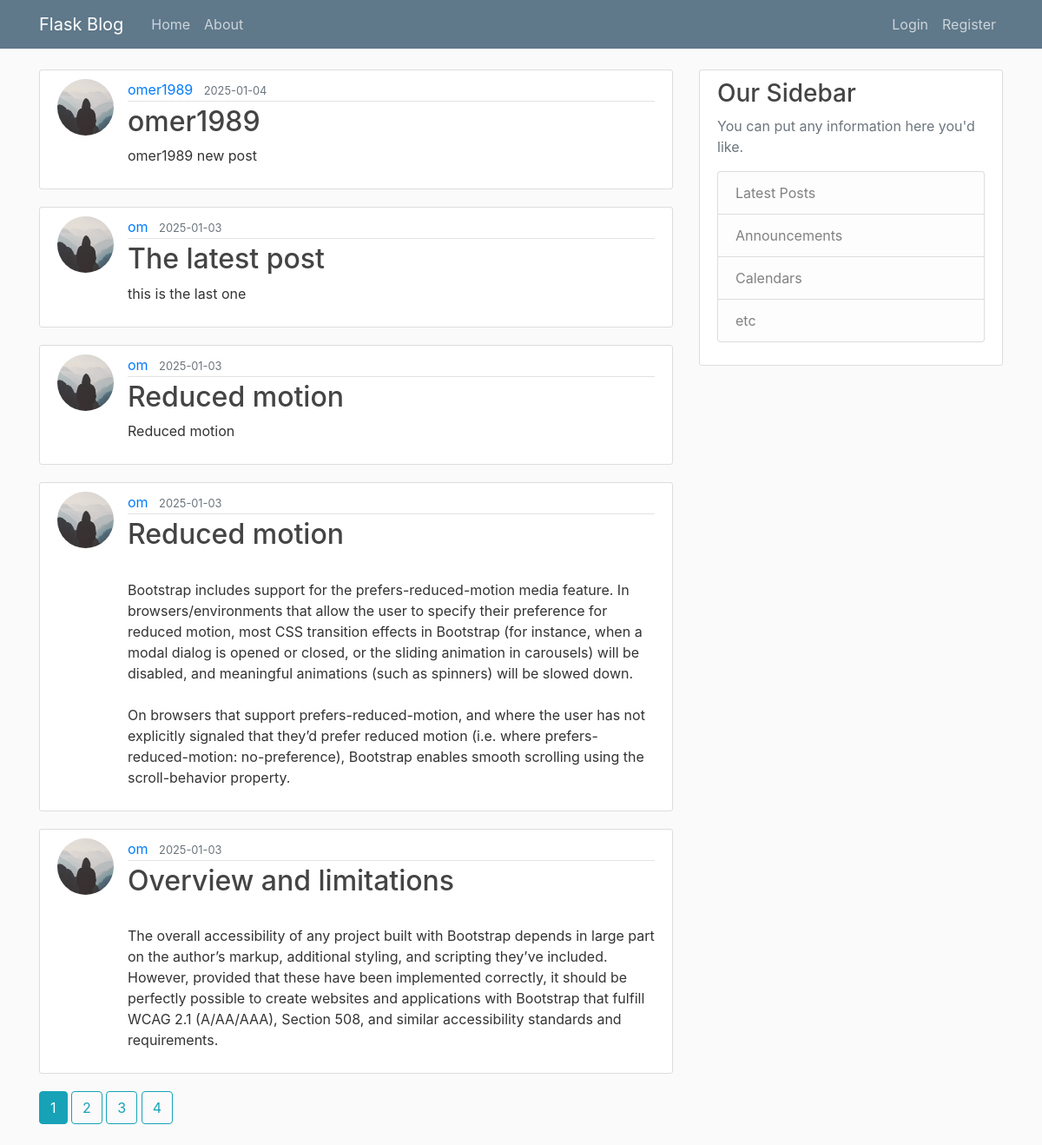
The page /home on the database its author committed.
### Corey_v2_package/flask_app/models.py (models this page shows, shortened)
class Post(db_.Model):
    id = db_.Column(db_.Integer, primary_key=True)
    title = db_.Column(db_.String(100), nullable=False)
    date_posted = db_.Column(db_.DateTime, nullable=False, default=datetime.utcnow)
    content = db_.Column(db_.Text, nullable=False)
    user_id = db_.Column(db_.Integer, db_.ForeignKey('user.id'), nullable=False)

class User(db_.Model, UserMixin):
    id = db_.Column(db_.Integer, primary_key=True)
    username = db_.Column(db_.String(20), unique=True, nullable=False)
    email = db_.Column(db_.String(120), unique=True, nullable=False)
    image_file = db_.Column(db_.String(20), nullable=False, default='default.jpg')
    password = db_.Column(db_.String(60), nullable=False)
    posts = db_.relationship('Post', backref='author',lazy=True)

### Corey_v2_package/flask_app/routes.py (the view)
@app_.route("/")
@app_.route("/home")
def home():
    page = request.args.get('page',1,type=int)
    posts = Post.query.order_by(Post.date_posted.desc()).paginate(page=page, per_page=5)
    return  render_template("home.html",posts=posts)

### Corey_v2_package/flask_app/templates/home.html (shortened to what this page needs)
{% extends "layout.html" %}
{% block content %}
    {% for post in posts.items %}
        <article class="media content-section">
            <img class="rounded-circle article-img" src="{{ url_for('static',
             filename='profile_pics/' + post.author.image_file)}}" >
          <div class="media-body">
            <div class="article-metadata">
              <a class="mr-2" href="{{ url_for('user_posts', username=post.author.username) }}">{{ post.author.username }}</a>
              <small class="text-muted">{{ post.date_posted.strftime('%Y-%m-%d') }}</small>
            </div>
            <h2><a class="article-title" href="{{url_for('post',post_id=post.id)}}">{{ post.title }}</a></h2>
            <p class="article-content">{{ post.content }}</p>
          </div>
        </article>
    {% endfor %}
    {% for page_num in posts.iter_pages(left_edge=1, right_edge=1, left_current=1, right_current=2) %}
        {% if page_num %}
            {% if posts.page == page_num %}
                <a class="btn btn-info mb-4" href="{{ url_for('home', page=page_num) }}">{{ page_num }}</a>
            {% else %}
                <a class="btn btn-outline-info mb-4" href="{{ url_for('home', page=page_num) }}">{{ page_num }}</a>
            {% endif %}
        {% endif %}
    {% endfor %}
{% endblock content %}

### Corey_v2_package/flask_app/templates/layout.html (shortened to what this page needs)
<!DOCTYPE html>
<html lang="en">
<head>
    <link rel="stylesheet" href="https://cdn.jsdelivr.net/npm/bootstrap@4.0.0/dist/css/bootstrap.min.css">
    <link rel="stylesheet" type="text/css" href="{{url_for('static',filename='main.css')}}">
</head>
<body>
        <header class="site-header">
      <nav class="navbar navbar-expand-md navbar-dark bg-steel fixed-top">
        <div class="container">
          <a class="navbar-brand mr-4" href="/">Flask Blog</a>
          <div class="collapse navbar-collapse" id="navbarToggle">
            <div class="navbar-nav mr-auto">
              <a class="nav-item nav-link" href="{{url_for('home')}}">Home</a>
              <a class="nav-item nav-link" href="{{url_for('about')}}">About</a>
            </div>
            <div class="navbar-nav">
                {% if current_user.is_authenticated %}
                    <a class="nav-item nav-link" href="{{url_for('account')}}">Account</a>
                <a class="nav-item nav-link" href="{{url_for('new_post')}}">New Post</a>
                    <a class="nav-item nav-link" href="{{url_for('logout')}}">Logout</a>
                {% else %}
                    <a class="nav-item nav-link" href="{{url_for('login')}}">Login</a>
                    <a class="nav-item nav-link" href="{{url_for('register')}}">Register</a>
                {% endif %}
            </div>
          </div>
        </div>
      </nav>
    </header>
    <main role="main" class="container">
      <div class="row">
        <div class="col-md-8">
            {% block content %}{% endblock %}
        </div>
        <div class="col-md-4">
          <div class="content-section">
            <h3>Our Sidebar</h3>
            <p class='text-muted'>You can put any information here you'd like.
              <ul class="list-group">
                <li class="list-group-item list-group-item-light">Latest Posts</li>
                <li class="list-group-item list-group-item-light">Announcements</li>
                <li class="list-group-item list-group-item-light">Calendars</li>
                <li class="list-group-item list-group-item-light">etc</li>
              </ul>
            </p>
          </div>
        </div>
      </div>
    </main>
</body>
</html>

### Corey_v2_package/flask_app/static/main.css (style rules this page uses)
body { background: #fafafa; color: #333333; margin-top: 5rem; }
h1, h2, h3, h4, h5, h6 { color: #444444; }
.bg-steel { background-color: #5f788a; }
.site-header .navbar-nav .nav-link { color: #cbd5db; }
.content-section { background: #ffffff; padding: 10px 20px; border: 1px solid #dddddd; border-radius: 3px; margin-bottom: 20px; }
.article-title { color: #444444; }
.article-content { white-space: pre-line; }
.article-img { height: 65px; width: 65px; margin-right: 16px; }
.article-metadata { padding-bottom: 1px; margin-bottom: 4px; border-bottom: 1px solid #e3e3e3 }

### rows shown on the page
Post: image_file (placeholder picture), author.username "omer1989", date_posted "2025-01-04", title "omer1989", content "omer1989 new post"
Post: image_file (placeholder picture), author.username "om", date_posted "2025-01-03", title "The latest post", content "this is the last one"
Post: image_file (placeholder picture), author.username "om", date_posted "2025-01-03", title "Reduced motion", content "Reduced motion"
Post: image_file (placeholder picture), author.username "om", date_posted "2025-01-03", title "Reduced motion", content "Bootstrap includes support for the prefers-reduced-motion media feature. In browsers/environments that allow the user to specify their preference for reduced motion, most CSS transition effects in Bootstrap (for instance, when a modal dialog is opened or closed, or the sliding animation in carousels) will be disabled, and meaningful animations (such as spinners) will be slowed down. On browsers that support prefers-reduced-motion, and where the user has not explicitly signaled that they’d prefer reduced motion (i.e. where prefers-reduced-motion: no-preference), Bootstrap enables smooth scrolling using the scroll-behavior property."
Post: image_file (placeholder picture), author.username "om", date_posted "2025-01-03", title "Overview and limitations", content "The overall accessibility of any project built with Bootstrap depends in large part on the author’s markup, additional styling, and scripting they’ve included. However, provided that these have been implemented correctly, it should be perfectly possible to create websites and applications with Bootstrap that fulfill WCAG 2.1 (A/AA/AAA), Section 508, and similar accessibility standards and requirements."

### other values the page prints
{{ page_num }} "1"
{{ page_num }} "2" "3" "4"
